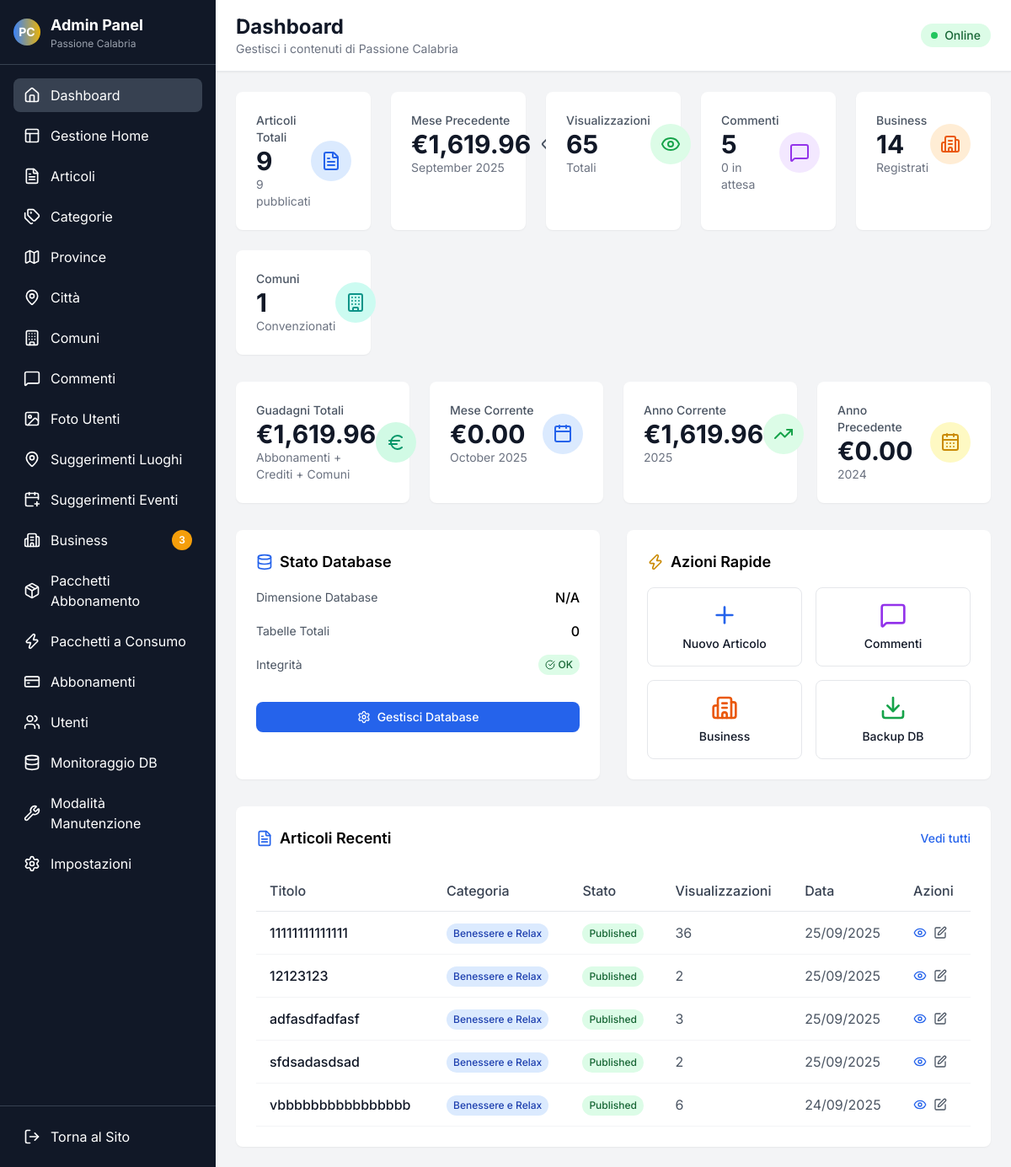
The app's page /admin/index.php with its own data.
### tables this page shows
CREATE TABLE `articles` (
  `id` int NOT NULL,
  `title` varchar(500) NOT NULL,
  `slug` varchar(500) NOT NULL,
  `content` longtext NOT NULL,
  `excerpt` text,
  `featured_image` varchar(500) DEFAULT NULL,
  `gallery_images` json DEFAULT NULL,
  `category_id` int NOT NULL,
  `province_id` int DEFAULT NULL,
  `city_id` int DEFAULT NULL,
  `author` varchar(255) DEFAULT NULL,
  `status` enum('draft','published','archived') DEFAULT 'published',
  `featured` tinyint(1) DEFAULT '0',
  `views` int DEFAULT '0',
  `latitude` decimal(10,8) DEFAULT NULL,
  `longitude` decimal(11,8) DEFAULT NULL,
  `allow_user_uploads` tinyint(1) DEFAULT '1',
  `created_at` timestamp NULL DEFAULT CURRENT_TIMESTAMP,
  `updated_at` timestamp NULL DEFAULT CURRENT_TIMESTAMP ON UPDATE CURRENT_TIMESTAMP,
  `json_data` json DEFAULT NULL,
  `hero_image` varchar(255) DEFAULT NULL,
  `logo` varchar(255) DEFAULT NULL
);

CREATE TABLE `categories` (
  `id` int NOT NULL,
  `name` varchar(255) NOT NULL,
  `description` text,
  `icon` varchar(10) DEFAULT NULL,
  `created_at` timestamp NULL DEFAULT CURRENT_TIMESTAMP
);

### admin/index.php (the view, shortened to what the rows shown need)
<?php
require_once '../includes/config.php';
require_once '../includes/database_mysql.php';
$db = null;
$dbError = null;
$recentArticles = [];
try {
    $db = new Database();
    $recentArticles = $db->pdo->query('
        SELECT a.*, c.name as category_name
        FROM articles a
        LEFT JOIN categories c ON a.category_id = c.id
        ORDER BY a.created_at DESC
        LIMIT 5
    ')->fetchAll();
} catch (PDOException $e) {
    $dbError = $e->getMessage();
}
?>
<!DOCTYPE html>
<html lang="it">
<head>
    <script src="https://cdn.tailwindcss.com"></script>
    <link rel="stylesheet" href="../assets/css/style.css">
</head>
<body class="min-h-screen bg-gray-100 flex">
    <div class="bg-gray-900 text-white w-64 flex flex-col">
        <div class="p-4 border-b border-gray-700">
            <div class="flex items-center space-x-3">
                <div>
                    <h1 class="font-bold text-lg">Admin Panel</h1>
                </div>
            </div>
        </div>
        <?php include 'partials/menu.php'; ?>
    </div>
    <div class="flex-1 flex flex-col overflow-hidden">
        <header class="bg-white shadow-sm border-b border-gray-200 px-6 py-4">
            <div class="flex items-center justify-between">
                <div>
                    <h1 class="text-2xl font-bold text-gray-900">Dashboard</h1>
                </div>
            </div>
        </header>
        <main class="flex-1 overflow-auto p-6">
            <?php if ($dbError): ?>
            <div class="bg-red-100 border-l-4 border-red-500 text-red-700 p-4" role="alert">
                <p class="font-bold">Errore di Connessione al Database</p>
                <p><?php echo $dbError; ?></p>
                <div class="mt-4">
                    <p>Assicurati che il file del database SQLite (<strong>passione_calabria.db</strong>) esista e sia scrivibile.</p>
                    <p>Potrebbe essere necessario importare il file <strong>database_mysql.sql</strong> nel tuo database.</p>
                </div>
            </div>
            <?php else: ?>
            <div class="bg-white rounded-lg shadow-sm p-6">
                <div class="overflow-x-auto">
                    <table class="w-full">
                        <thead>
                            <tr class="border-b border-gray-200">
                                <th class="text-left py-3 px-4 font-medium text-gray-700">Titolo</th>
                                <th class="text-left py-3 px-4 font-medium text-gray-700">Categoria</th>
                                <th class="text-left py-3 px-4 font-medium text-gray-700">Stato</th>
                                <th class="text-left py-3 px-4 font-medium text-gray-700">Visualizzazioni</th>
                                <th class="text-left py-3 px-4 font-medium text-gray-700">Data</th>
                                <th class="text-left py-3 px-4 font-medium text-gray-700">Azioni</th>
                            </tr>
                        </thead>
                        <tbody>
                            <?php foreach ($recentArticles as $article): ?>
                            <tr class="border-b border-gray-100 hover:bg-gray-50">
                                <td class="py-3 px-4">
                                    <div class="font-medium text-gray-900"><?php echo htmlspecialchars($article['title']); ?></div>
                                </td>
                                <td class="py-3 px-4">
                                    <span class="inline-flex items-center px-2 py-1 rounded-full text-xs font-medium bg-blue-100 text-blue-800">
                                        <?php echo htmlspecialchars($article['category_name']); ?>
                                    </span>
                                </td>
                                <td class="py-3 px-4">
                                    <span class="inline-flex items-center px-2 py-1 rounded-full text-xs font-medium
                                        <?php echo $article['status'] === 'published' ? 'bg-green-100 text-green-800' : 'bg-yellow-100 text-yellow-800'; ?>">
                                        <?php echo ucfirst($article['status']); ?>
                                    </span>
                                </td>
                                <td class="py-3 px-4 text-gray-600"><?php echo $article['views']; ?></td>
                                <td class="py-3 px-4 text-gray-600"><?php echo formatDate($article['created_at']); ?></td>
                                <td class="py-3 px-4">
                                    <div class="flex items-center space-x-2">
                                        <a href="../articolo.php?slug=<?php echo $article['slug']; ?>"
                                           class="text-blue-600 hover:text-blue-700" title="Visualizza">
                                            <i data-lucide="eye" class="w-4 h-4"></i>
                                        </a>
                                        <a href="articoli.php?action=edit&id=<?php echo $article['id']; ?>"
                                           class="text-gray-600 hover:text-gray-700" title="Modifica">
                                            <i data-lucide="edit" class="w-4 h-4"></i>
                                        </a>
                                    </div>
                                </td>
                            </tr>
                            <?php endforeach; ?>
                        </tbody>
                    </table>
                </div>
            </div>
            <?php endif; ?>
        </main>
    </div>
</body>
</html>

### admin/partials/menu.php
<?php
$currentPage = basename($_SERVER['PHP_SELF']);
$menuItems = [
    ['file' => 'index.php', 'icon' => 'home', 'label' => 'Dashboard'],
    ['file' => 'gestione-home.php', 'icon' => 'layout', 'label' => 'Gestione Home'],
    ['file' => 'articoli.php', 'icon' => 'file-text', 'label' => 'Articoli'],
    ['file' => 'categorie.php', 'icon' => 'tags', 'label' => 'Categorie'],
    ['file' => 'province.php', 'icon' => 'map', 'label' => 'Province'],
    ['file' => 'citta.php', 'icon' => 'map-pin', 'label' => 'Città'],
    ['file' => 'comuni.php', 'icon' => 'building', 'label' => 'Comuni'],
    ['file' => 'commenti.php', 'icon' => 'message-square', 'label' => 'Commenti'],
    ['file' => 'foto-utenti.php', 'icon' => 'image', 'label' => 'Foto Utenti'],
    ['file' => 'suggerimenti-luoghi.php', 'icon' => 'map-pin', 'label' => 'Suggerimenti Luoghi'],
    ['file' => 'suggerimenti-eventi.php', 'icon' => 'calendar-plus', 'label' => 'Suggerimenti Eventi'],
    ['file' => 'business.php', 'icon' => 'building-2', 'label' => 'Business'],
    ['file' => 'gestione-pacchetti.php', 'icon' => 'package', 'label' => 'Pacchetti Abbonamento'],
    ['file' => 'consumo-pacchetti.php', 'icon' => 'zap', 'label' => 'Pacchetti a Consumo'],
    ['file' => 'abbonamenti.php', 'icon' => 'credit-card', 'label' => 'Abbonamenti'],
    ['file' => 'utenti.php', 'icon' => 'users', 'label' => 'Utenti'],
    ['file' => 'database.php', 'icon' => 'database', 'label' => 'Monitoraggio DB'],
    ['file' => 'manutenzione.php', 'icon' => 'wrench', 'label' => 'Modalità Manutenzione'],
    ['file' => 'impostazioni.php', 'icon' => 'settings', 'label' => 'Impostazioni'],
];
$pendingCounts = [
    'events' => 0,
    'places' => 0,
    'comments' => 0,
    'businesses' => 0,
    'uploads' => 0,
];
if (isset($db) && $db->isConnected()) {
    if (method_exists($db, 'getPendingEventSuggestionsCount')) {
        $pendingCounts['events'] = $db->getPendingEventSuggestionsCount();
    }
    if (method_exists($db, 'getPendingPlaceSuggestionsCount')) {
        $pendingCounts['places'] = $db->getPendingPlaceSuggestionsCount();
    }
    if (method_exists($db, 'getPendingCommentsCount')) {
        $pendingCounts['comments'] = $db->getPendingCommentsCount();
    }
    if (method_exists($db, 'getPendingBusinessesCount')) {
        $pendingCounts['businesses'] = $db->getPendingBusinessesCount();
    }
    if (method_exists($db, 'getPendingUserUploadsCount')) {
        $pendingCounts['uploads'] = $db->getPendingUserUploadsCount();
    }
}
?>
<nav class="flex-1 p-4 overflow-y-auto">
    <ul class="space-y-2">
        <?php foreach ($menuItems as $item): ?>
            <?php
                $isActive = ($currentPage === $item['file']);
                $class = 'flex items-center space-x-3 px-3 py-2 rounded-lg transition-colors';
                if ($isActive) {
                    $class .= ' bg-gray-700 text-white';
                } else {
                    $class .= ' hover:bg-gray-700';
                }
                $countToShow = 0;
                if ($item['file'] === 'suggerimenti-eventi.php') {
                    $countToShow = $pendingCounts['events'];
                } elseif ($item['file'] === 'suggerimenti-luoghi.php') {
                    $countToShow = $pendingCounts['places'];
                } elseif ($item['file'] === 'commenti.php') {
                    $countToShow = $pendingCounts['comments'];
                } elseif ($item['file'] === 'business.php') {
                    $countToShow = $pendingCounts['businesses'];
                } elseif ($item['file'] === 'foto-utenti.php') {
                    $countToShow = $pendingCounts['uploads'];
                }
            ?>
            <li>
                <a href="<?php echo $item['file']; ?>" class="<?php echo $class; ?>">
                    <i data-lucide="<?php echo $item['icon']; ?>" class="w-5 h-5"></i>
                    <span class="flex-1"><?php echo $item['label']; ?></span>
                    <?php if ($countToShow > 0): ?>
                        <span class="bg-amber-500 text-white text-xs font-semibold px-2 py-1 rounded-full">
                            <?php echo $countToShow; ?>
                        </span>
                    <?php endif; ?>
                </a>
            </li>
        <?php endforeach; ?>
    </ul>
</nav>

### records on screen
articles: views "3", title "adfasdfadfasf", category.name "Benessere e Relax", status "Published", created_at "25/09/2025"
articles: title "11111111111111", category.name "Benessere e Relax", status "Published", views "36", created_at "25/09/2025"
articles: title "12123123", category.name "Benessere e Relax", status "Published", views "2", created_at "25/09/2025"
articles: title "sfdsadasdsad", category.name "Benessere e Relax", status "Published", views "2", created_at "25/09/2025"
articles: title "vbbbbbbbbbbbbbbbb", category.name "Benessere e Relax", status "Published", views "6", created_at "24/09/2025"

### other values on screen
$item['label'] "Dashboard"
$item['label'] "Gestione Home"
$item['label'] "Articoli"
$item['label'] "Categorie"
$item['label'] "Province"
$item['label'] "Città"
$item['label'] "Comuni"
$item['label'] "Commenti"
$item['label'] "Foto Utenti"
$item['label'] "Suggerimenti Luoghi"
$item['label'] "Suggerimenti Eventi"
$item['label'] "Business"
$item['label'] "Pacchetti Abbonamento"
$item['label'] "Pacchetti a Consumo"
$item['label'] "Abbonamenti"
